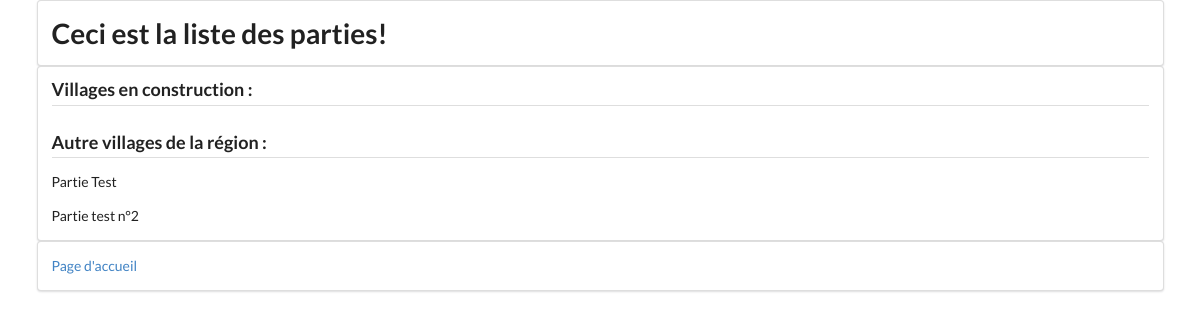
The app's page /gameList/, older data.
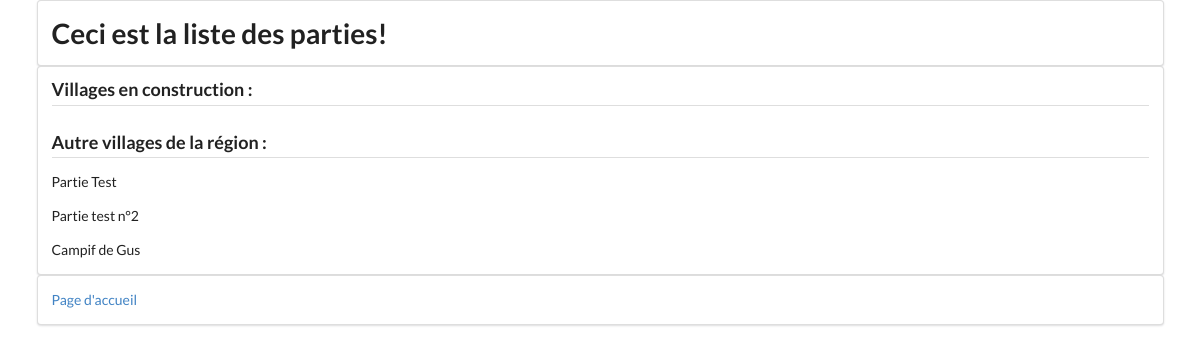
The same page, newer data.
### website/models.py (models this page shows)
class Game(models.Model):
    name = models.TextField(max_length=50, blank=True)
    gamemode = models.TextField(max_length=50, blank=True)
    player = models.ManyToManyField(Player)
    started = models.BooleanField(default=True)

### website/views.py (the view)
# urls.py: url(r'^gameList/?', views.game_list, name='gameList'),
def game_list(request):
    games_being_created=Game.objects.filter(started__exact=False)
    games_started=Game.objects.filter(started__exact=True)
    return render(request, 'website/gameList.html',context={'gamesStarted':games_started,'gamesBeingCreated':games_being_created})

### templates/website/gameList.html (shortened to what this page needs)
{% extends 'website/includes/base.html' %}
{% block content %}
    <div class="ui container">
        <div class="ui segment">
            <h1 class="ui center"> Ceci est la liste des parties! </h1>
        </div>
    </div>
    <div class="ui container">
        <div class="ui segment">
            <h3 class="ui dividing header">Villages en construction :</h3>
            <h3 class="ui dividing header">Autre villages de la région :</h3>
            {% for game in gamesStarted %}
                <p>{{ game.name }}</p>
            {% endfor %}
        </div>
    </div>
    <div class="ui container">
        <div class="ui segment">
           <p><a href="{% url 'home' %}">Page d'accueil</a></p>
        </div>
    </div>
{% endblock %}

Row changes from the older to the newer data that the page shows:
added Game: name "Campif de Gus"
